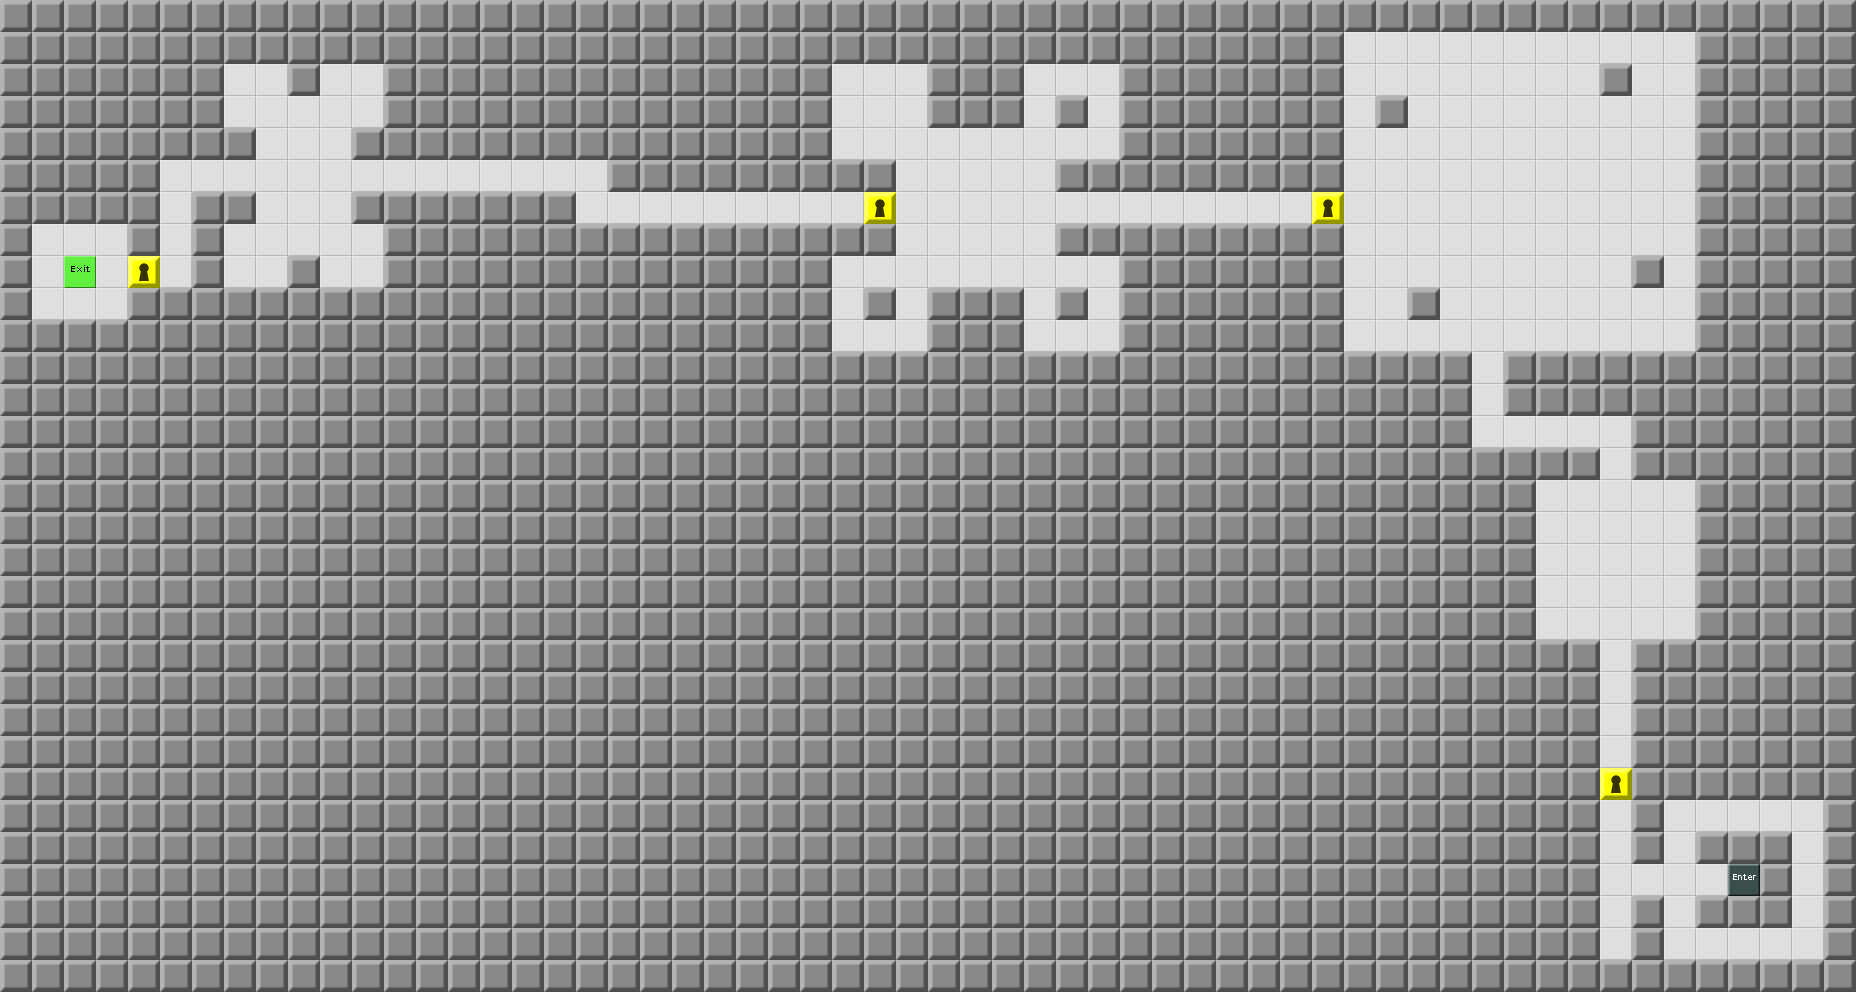

Rendered tile map (Tiled .tmx) drawn with the repository's tilesets; below, a short description and the map source with its tile grids summarised:
An orthogonal 58x31 tile map with 32x32 px tiles, 1 tile layer (Map) and 18 objects.

<map version="1.0" orientation="orthogonal" width="58" height="31" tilewidth="32" tileheight="32">
 <tileset firstgid="1" source="devgraphics.tsx" />
 <layer name="Map" width="58" height="31">
  <data>[1798 cells, 1798 non-empty, 5 distinct tile ids]</data>
 </layer>
 <objectgroup name="Enemies" width="58" height="31">
  <object gid="7" x="1664" y="864" />
  <object gid="7" x="1664" y="640" />
  <object gid="7" x="1408" y="288">
   <properties>
    <property name="direction" value="right" />
   </properties>
  </object>
  <object gid="7" x="1600" y="128">
   <properties>
    <property name="direction" value="left" />
   </properties>
  </object>
  <object gid="7" x="1088" y="128">
   <properties>
    <property name="direction" value="up" />
   </properties>
  </object>
  <object gid="7" x="1088" y="96">
   <properties>
    <property name="direction" value="left" />
   </properties>
  </object>
  <object gid="7" x="1056" y="96">
   <properties>
    <property name="direction" value="left" />
   </properties>
  </object>
  <object gid="7" x="256" y="96" />
 </objectgroup>
 <objectgroup name="Items" width="58" height="31">
  <object gid="8" x="1600" y="896">
   <properties>
    <property name="Text" value="That was my racecar. Careful because he'll run you over." />
   </properties>
  </object>
  <object gid="4" x="1600" y="960" />
  <object gid="8" x="1504" y="256">
   <properties>
    <property name="Text" value="Whenever these guys are about to hit a wall, they turn left." />
   </properties>
  </object>
  <object gid="4" x="1504" y="192" />
  <object gid="4" x="864" y="128" />
  <object gid="4" x="352" y="288" />
  <object gid="8" x="288" y="192">
   <properties>
    <property name="Text" value="The best time to grab that key is right after the car leaves the key corner. Go ahead and grab it, then come back here and wait until you're ready to head to the exit." />
   </properties>
  </object>
  <object gid="8" x="1600" y="576">
   <properties>
    <property name="Text" value="You could say these guys have a one-track mind. You could say that." />
   </properties>
  </object>
  <object gid="8" x="960" y="224">
   <properties>
    <property name="Text" value="Three lefts make a right." />
   </properties>
  </object>
  <object gid="8" x="448" y="192">
   <properties>
    <property name="Text" value="Notice how the car never touches that spot in the middle? You could stay there forever. Make a habit of looking for &quot;safe zones&quot; like that, because I'm not going to keep pointing them out with giant question marks." />
   </properties>
  </object>
 </objectgroup>
 <objectgroup name="Tools" width="58" height="31" />
 <objectgroup name="Parameters" width="58" height="31">
  <properties>
   <property name="time" value="250" />
   <property name="wrapAround" value="false" />
  </properties>
 </objectgroup>
</map>
